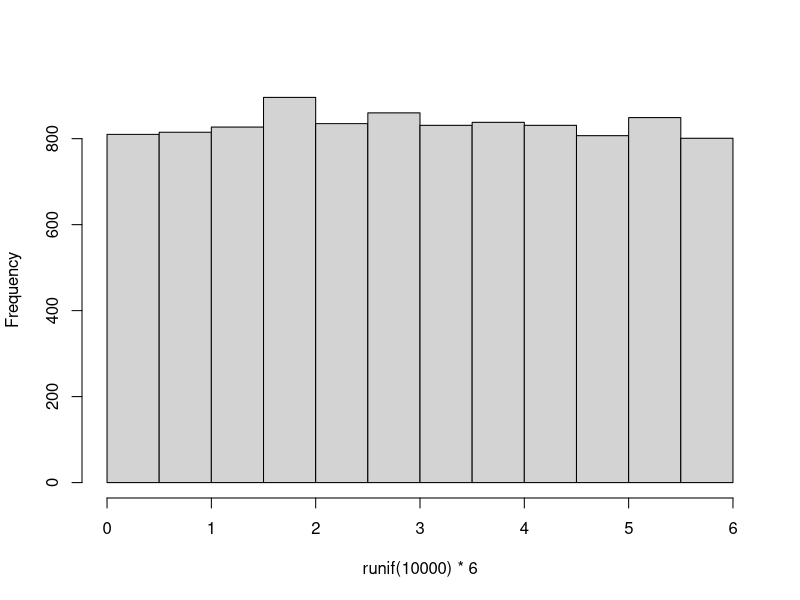
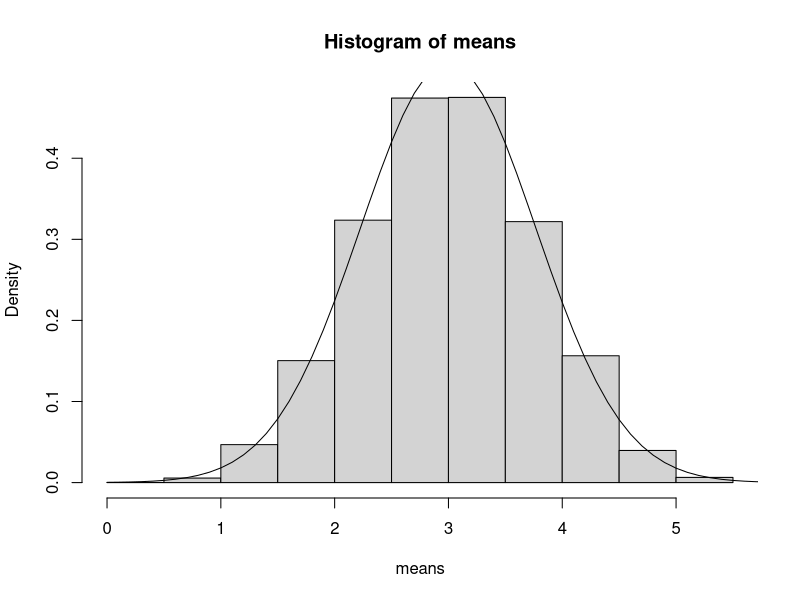

These figures' R source, in order:
#Central limit Theorem

hist(runif(10000)*6,main="")

means=numeric(10000)
for(i in 1:10000)
{ means[i] <- mean(runif(5)*6) }

hist(means,freq=FALSE)

mean(means)
sd(means)
xv=seq(0,10,0.1)
yv=dnorm(xv,mean=mean(means),sd=sd(means))
lines(xv,yv)